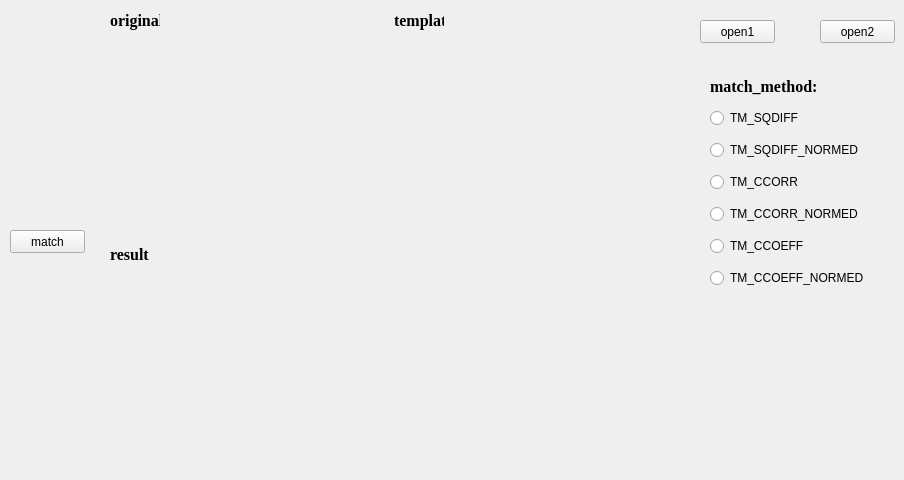
    <widget class="QWidget" name="tab_7">
     <attribute name="title">
      <string>模板匹配</string>
     </attribute>
     <widget class="QPushButton" name="pushButton_match">
      <property name="geometry">
       <rect>
        <x>10</x>
        <y>230</y>
        <width>75</width>
        <height>23</height>
       </rect>
      </property>
      <property name="text">
       <string>match</string>
      </property>
     </widget>
     <widget class="QPushButton" name="pushButton_open1">
      <property name="geometry">
       <rect>
        <x>700</x>
        <y>20</y>
        <width>75</width>
        <height>23</height>
       </rect>
      </property>
      <property name="text">
       <string>open1</string>
      </property>
     </widget>
     <widget class="QPushButton" name="pushButton_open2">
      <property name="geometry">
       <rect>
        <x>820</x>
        <y>20</y>
        <width>75</width>
        <height>23</height>
       </rect>
      </property>
      <property name="text">
       <string>open2</string>
      </property>
     </widget>
     <widget class="QWidget" name="widget_6" native="true">
      <property name="geometry">
       <rect>
        <x>700</x>
        <y>60</y>
        <width>181</width>
        <height>251</height>
       </rect>
      </property>
      <widget class="QWidget" name="layoutWidget">
       <property name="geometry">
        <rect>
         <x>10</x>
         <y>10</y>
         <width>157</width>
         <height>231</height>
        </rect>
       </property>
       <layout class="QVBoxLayout" name="verticalLayout_17">
        <item>
         <widget class="QLabel" name="label_15">
          <property name="maximumSize">
           <size>
            <width>10000</width>
            <height>20</height>
           </size>
          </property>
          <property name="font">
           <font>
            <family>Times New Roman</family>
            <pointsize>12</pointsize>
            <weight>75</weight>
            <bold>true</bold>
           </font>
          </property>
          <property name="text">
           <string>match_method:</string>
          </property>
         </widget>
        </item>
        <item>
         <widget class="QRadioButton" name="radioButton_method1">
          <property name="text">
           <string>TM_SQDIFF</string>
          </property>
         </widget>
        </item>
        <item>
         <widget class="QRadioButton" name="radioButton_method2">
          <property name="text">
           <string>TM_SQDIFF_NORMED</string>
          </property>
         </widget>
        </item>
        <item>
         <widget class="QRadioButton" name="radioButton_method3">
          <property name="text">
           <string>TM_CCORR</string>
          </property>
         </widget>
        </item>
        <item>
         <widget class="QRadioButton" name="radioButton_method4">
          <property name="text">
           <string>TM_CCORR_NORMED</string>
          </property>
         </widget>
        </item>
        <item>
         <widget class="QRadioButton" name="radioButton_method5">
          <property name="text">
           <string>TM_CCOEFF</string>
          </property>
         </widget>
        </item>
        <item>
         <widget class="QRadioButton" name="radioButton_method6">
          <property name="text">
           <string>TM_CCOEFF_NORMED</string>
          </property>
         </widget>
        </item>
       </layout>
      </widget>
     </widget>
     <widget class="QWidget" name="layoutWidget">
      <property name="geometry">
       <rect>
        <x>110</x>
        <y>10</y>
        <width>561</width>
        <height>461</height>
       </rect>
      </property>
      <layout class="QGridLayout" name="gridLayout_2">
       <item row="0" column="0">
        <layout class="QVBoxLayout" name="verticalLayout_14">
         <item>
          <widget class="QLabel" name="label_12">
           <property name="maximumSize">
            <size>
             <width>50</width>
             <height>20</height>
            </size>
           </property>
           <property name="font">
            <font>
             <family>Times New Roman</family>
             <pointsize>12</pointsize>
             <weight>75</weight>
             <bold>true</bold>
            </font>
           </property>
           <property name="text">
            <string>original</string>
           </property>
          </widget>
         </item>
         <item>
          <widget class="QLabel" name="label_in_original">
           <property name="sizePolicy">
            <sizepolicy hsizetype="Preferred" vsizetype="Preferred">
             <horstretch>0</horstretch>
             <verstretch>0</verstretch>
            </sizepolicy>
           </property>
           <property name="minimumSize">
            <size>
             <width>0</width>
             <height>0</height>
            </size>
           </property>
           <property name="text">
            <string/>
           </property>
           <property name="scaledContents">
            <bool>true</bool>
           </property>
          </widget>
         </item>
        </layout>
       </item>
       <item row="0" column="1">
        <layout class="QVBoxLayout" name="verticalLayout_15">
         <item>
          <widget class="QLabel" name="label_13">
           <property name="maximumSize">
            <size>
             <width>50</width>
             <height>20</height>
            </size>
           </property>
           <property name="font">
            <font>
             <family>Times New Roman</family>
             <pointsize>12</pointsize>
             <weight>75</weight>
             <bold>true</bold>
            </font>
           </property>
           <property name="text">
            <string>template</string>
           </property>
          </widget>
         </item>
         <item>
          <widget class="QLabel" name="label_in_templat">
           <property name="sizePolicy">
            <sizepolicy hsizetype="Preferred" vsizetype="Preferred">
             <horstretch>0</horstretch>
             <verstretch>0</verstretch>
            </sizepolicy>
           </property>
           <property name="minimumSize">
            <size>
             <width>0</width>
             <height>0</height>
            </size>
           </property>
           <property name="text">
            <string/>
           </property>
           <property name="scaledContents">
            <bool>true</bool>
           </property>
          </widget>
         </item>
        </layout>
       </item>
       <item row="1" column="0">
        <layout class="QVBoxLayout" name="verticalLayout_16">
         <item>
          <widget class="QLabel" name="label_14">
           <property name="maximumSize">
            <size>
             <width>50</width>
             <height>20</height>
            </size>
           </property>
           <property name="font">
            <font>
             <family>Times New Roman</family>
             <pointsize>12</pointsize>
             <weight>75</weight>
             <bold>true</bold>
            </font>
           </property>
           <property name="text">
            <string>result</string>
           </property>
          </widget>
         </item>
         <item>
          <widget class="QLabel" name="label_out_result">
           <property name="sizePolicy">
            <sizepolicy hsizetype="Preferred" vsizetype="Preferred">
             <horstretch>0</horstretch>
             <verstretch>0</verstretch>
            </sizepolicy>
           </property>
           <property name="minimumSize">
            <size>
             <width>0</width>
             <height>0</height>
            </size>
           </property>
           <property name="text">
            <string/>
           </property>
           <property name="scaledContents">
            <bool>true</bool>
           </property>
          </widget>
         </item>
        </layout>
       </item>
      </layout>
     </widget>
    </widget>
